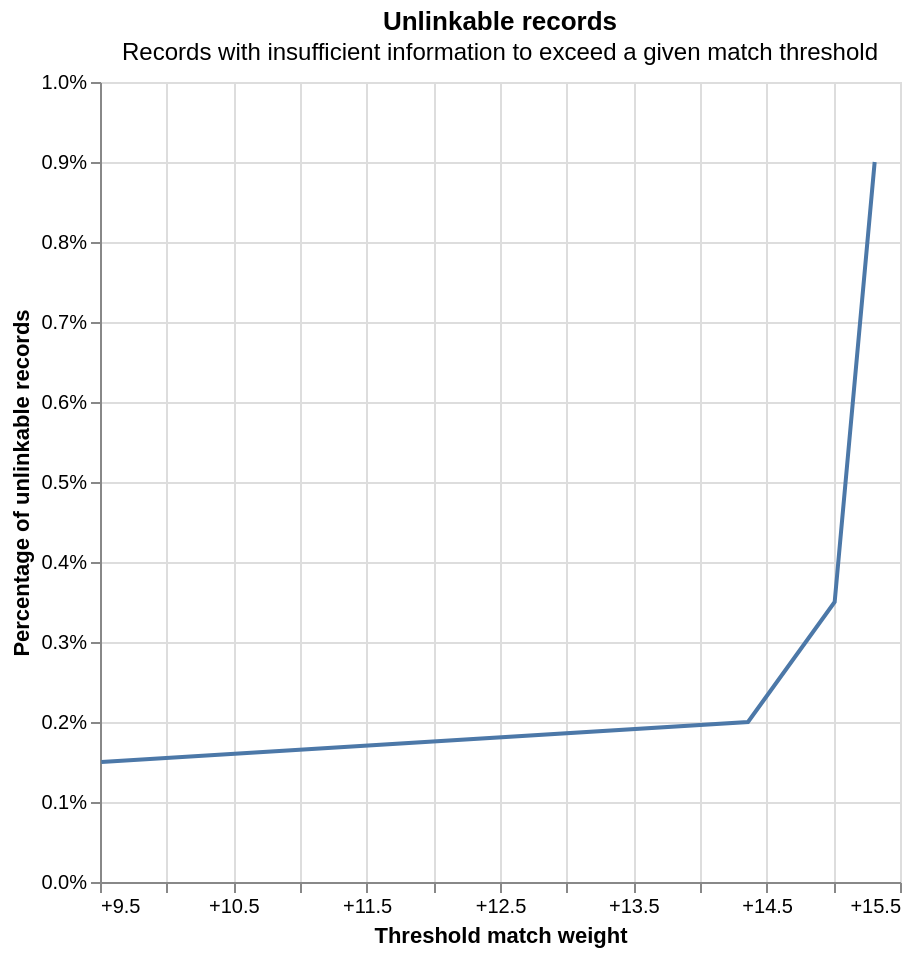

Notebook cell for this chart:
### Code cell
#NEXT STEPS ARE TO ASSESS THE LINKAGE QUALITY

# Step 16: Visualize model parameters

linker.evaluation.unlinkables_chart()

### Figure 1 — Vega-Lite specification as saved in the notebook (floating-point values rounded to 4 significant figures)
{"config": {"view": {"continuousWidth": 400, "continuousHeight": 300}}, "layer": [{"mark": {"type": "line"}, "encoding": {"x": {"axis": {"format": "+", "title": "Threshold match weight"}, "field": "match_weight", "type": "quantitative"}, "y": {"axis": {"format": "%", "title": "Percentage of unlinkable records"}, "field": "cum_prop", "type": "quantitative"}}}, {"mark": {"type": "point"}, "encoding": {"opacity": {"condition": {"param": "x_match_weight_y_cum_prop_coords_of_mouse", "value": 1, "empty": false}, "value": 0}, "tooltip": [{"field": "match_weight", "format": "+.5", "title": "Match weight", "type": "quantitative"}, {"field": "match_probability", "format": ".5", "title": "Match probability", "type": "quantitative"}, {"field": "cum_prop", "format": ".3%", "title": "Proportion of unlinkable records", "type": "quantitative"}], "x": {"axis": {"title": "Threshold match weight"}, "field": "match_weight", "type": "quantitative"}, "y": {"axis": {"format": "%", "title": "Percentage of unlinkable records"}, "field": "cum_prop", "type": "quantitative"}}, "name": "mouse_coords"}, {"mark": {"type": "rule", "color": "gray"}, "encoding": {"x": {"field": "match_weight", "type": "quantitative"}}, "transform": [{"filter": {"param": "x_match_weight_y_cum_prop_coords_of_mouse", "empty": false}}]}, {"mark": {"type": "rule", "color": "gray"}, "encoding": {"y": {"field": "cum_prop", "type": "quantitative"}}, "transform": [{"filter": {"param": "x_match_weight_y_cum_prop_coords_of_mouse", "empty": false}}]}], "data": {"name": "data-c5ce84e9452e9f9088ac8dc61a4b4397"}, "height": 400, "params": [{"name": "x_match_weight_y_cum_prop_coords_of_mouse", "select": {"type": "point", "fields": ["match_weight", "cum_prop"], "nearest": true, "on": "mouseover"}, "views": ["mouse_coords"]}], "title": {"text": "Unlinkable records", "subtitle": "Records with insufficient information to exceed a given match threshold"}, "width": 400, "$schema": "https://vega.github.io/schema/vega-lite/v5.9.3.json", "datasets": {"data-c5ce84e9452e9f9088ac8dc61a4b4397": [{"match_weight": 9.51, "match_probability": 0.9986, "prop": 0.0015, "cum_prop": 0.0015}, {"match_weight": 14.36, "match_probability": 1.0, "prop": 0.0005, "cum_prop": 0.002}, {"match_weight": 15.01, "match_probability": 1.0, "prop": 0.0015, "cum_prop": 0.0035}, {"match_weight": 15.31, "match_probability": 1.0, "prop": 0.0055, "cum_prop": 0.009}]}}
